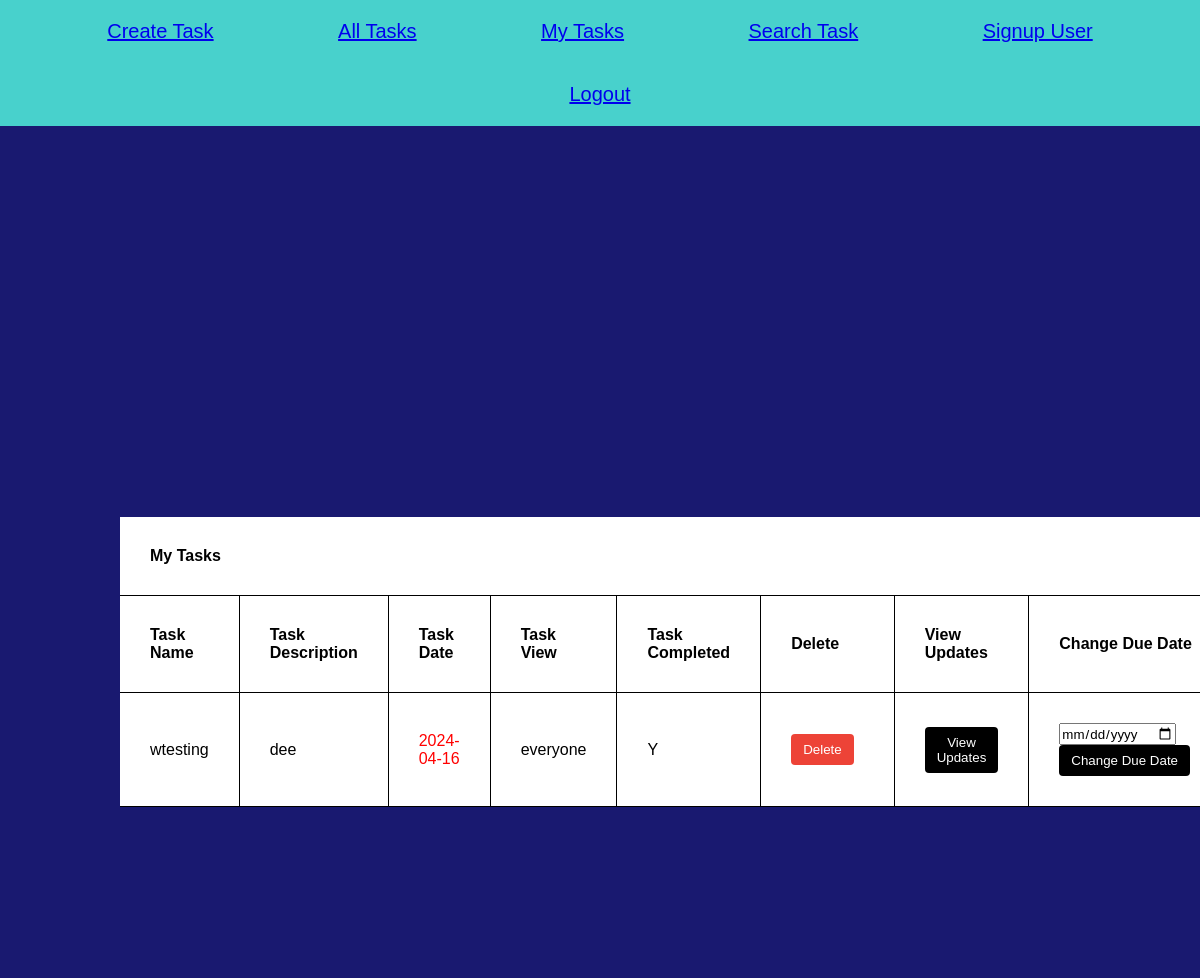
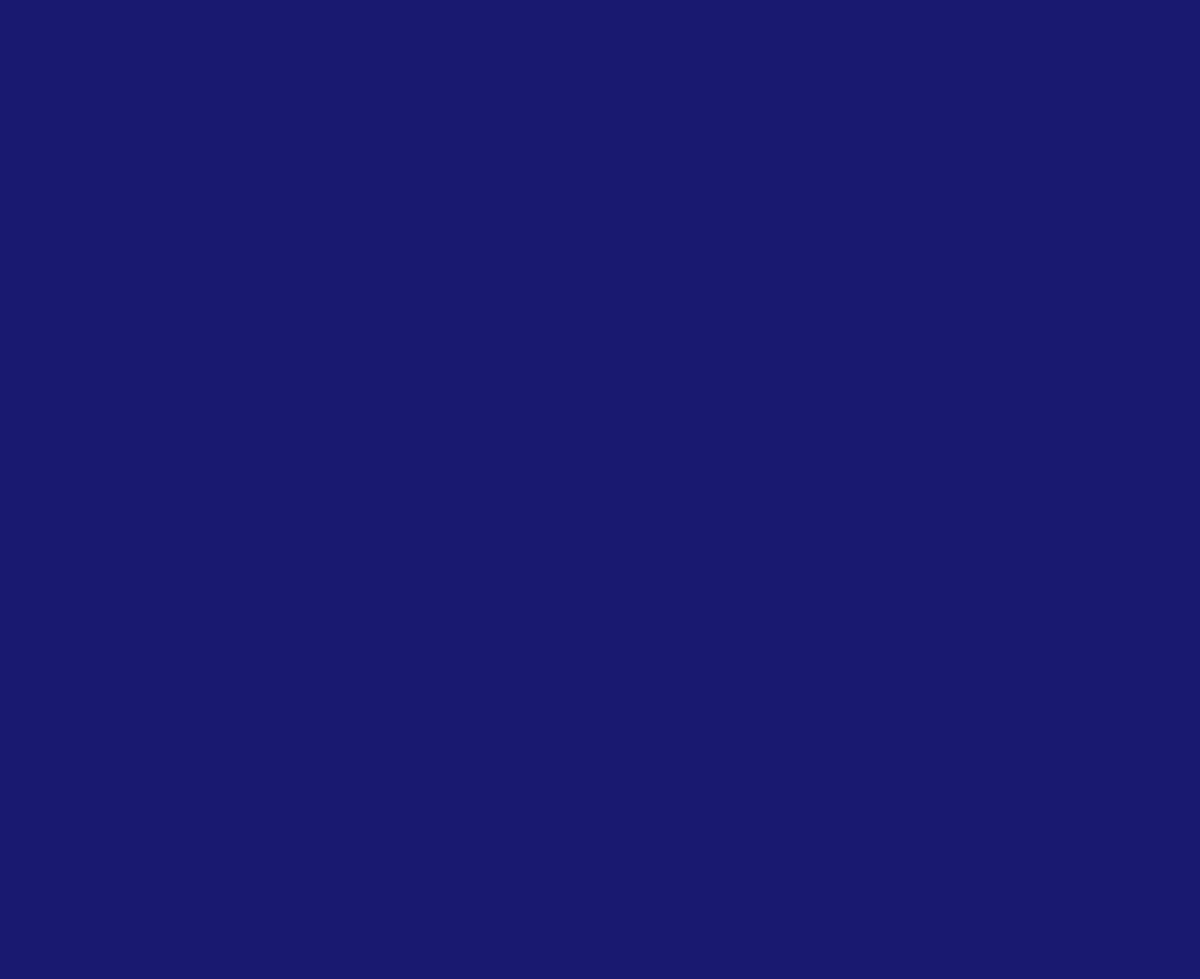
Page /Coursework/normalUser.php (signed in) on the committed database (2 pictures, top to bottom).
### tables this page shows
CREATE TABLE `tasklist` (
  `taskName` varchar(40) NOT NULL,
  `taskDescription` text NOT NULL,
  `taskDate` date NOT NULL,
  `whoCanView` varchar(40) NOT NULL,
  `taskComplete` varchar(255) NOT NULL
);

### Coursework/normalUser.php (the view, shortened to what this page needs)
<?php
include("connect.php");
?>
<html>
<head>
    <link rel="stylesheet" href="CSS_tasks.css">
</head>
<body>
    <div class="navbar">
    <div class="menuitems"><a href="createTask.php">Create Task</a></div>
        <div class="menuitems"><a href="tasks.php">All Tasks</a></div>
        <div class="menuitems"><a href="normalUser.php">My Tasks</a></div>
        <div class="menuitems"><a href="SearchTask.php">Search Task</a></div>
        <div class="menuitems"><a href="Signup.html" onclick="verifyPINAndRedirect()">Signup User</a></div>
        <div class="menuitems"><a href="logout.php">Logout</a></div>
    </div>
    <?php
        $sql = "SELECT * FROM tasklist WHERE whoCanView = '{$_SESSION["staffNumber"]}' OR whoCanView = 'everyone' ORDER BY taskDate ASC";
        $result = $conn->query($sql);
        if ($result->num_rows > 0) {
            echo "<div class='box'>";
            echo "<br><br><br>";
            echo "<div class='task-container'>";
            echo "<table class='createTaskForm'>";
            echo "<tr><th class='headingAllTasks' colspan='10'>My Tasks</th></tr>";
            echo "<tr><th>Task Name</th><th>Task Description</th><th>Task Date</th><th>Task View</th><th>Task Completed</th><th>Delete</th><th>View Updates</th><th>Change Due Date</th><th>Task complete?</th></tr>";
            while ($row = $result->fetch_assoc()) {
                $taskDate = $row["taskDate"];
                $overdueClass = ($taskDate < date('Y-m-d')) ? "overdue" : "";
                echo "<tr>";
                echo "<td>" . $row["taskName"] . "</td>";
                echo "<td>" . $row["taskDescription"] . "</td>";
                echo "<td><span class='task-date $overdueClass'>" . $row["taskDate"] . "</span></td>";
                echo "<td>" . $row["whoCanView"] . "</td>";
                echo "<td>" . $row["taskComplete"] . "</td>";
                echo "<td>";
                echo "<form method='POST' action='' class='userform' onsubmit='return confirmDelete()'>";
                echo "<input type='submit' name='deleteTask' value='Delete' class='delete'>";
                echo "</form>";
                echo "</td>";
                echo "<td>";
                echo "<button class='update-button' onclick='openUpdatesList(\"" . $row["taskName"] . "\")'>View Updates</button>";
                echo "</td>";
                echo "<td>";
                echo "<form method='POST' action='' class='userform' onsubmit='return confirmUpdate()'>";
                echo "<input type='date' name='newTaskDate' placeholder='New Task Date'>";
                echo "<input type='submit' name='updateTaskDate' class='date-button' value='Change Due Date'>";
                echo "</td>";
                echo "</tr>";
            }
            echo "</table>";
            echo "</div>";
            echo "</div>";
        } else {
            echo "No tasks found.";
        }
    ?>
</body>
</html>

### Coursework/CSS_tasks.css (style rules this page uses)
* { margin: 0; padding: 0; font-family: sans-serif; }
.box { height: 100%; width: 100%; position: absolute; background: #191970; position: relative; overflow: auto; }
.createTaskForm { border-collapse: collapse; width: 100%; margin: 0; background: #fff; position: absolute; top: 0; }
.navbar { background-color: #48D1CC; position: sticky; top: 0; text-align: center; z-index: 1; }
.menuitems { display: inline-block; color: white; padding: 1em 5%; text-decoration: none; font-size: 20px; font-family: 'Gill Sans'; }
.userform { display: inline-block; margin-right: 10px; }
button { padding: 8px 12px; background-color: #333; color: white; border: none; border-radius: 4px; cursor: pointer; }
table { width: 100%; border-collapse: collapse; margin-top: 20px; }
th, td { padding: 30px; border-bottom: 1px solid #000000; border-right: 1px solid #000000; text-align: left; }
th { background-color: #ffffff; }
.task-container { height: 100%; position: absolute; top: 20%; left: 50%; transform: translateX(-50%); padding-bottom: 20%; border-radius: 0px; background-color: #191970; width: 80%; }
.date-button { padding: 8px 12px; background-color: rgb(0, 0, 0); color: white; border: none; border-radius: 4px; cursor: pointer; }
.update-button { padding: 8px 12px; background-color: rgb(0, 0, 0); color: white; border: none; border-radius: 4px; cursor: pointer; }
.delete { padding: 8px 12px; background-color: #ED4337; color: white; border: none; border-radius: 4px; cursor: pointer; }
table.createTaskForm tr:first-child { background-color: #ffffff; }
.task-date.overdue { color: red; }

### rows in the picture
tasklist: taskName "wtesting", taskDescription "dee", taskDate "2024-04-16", whoCanView "everyone", taskComplete "Y"
